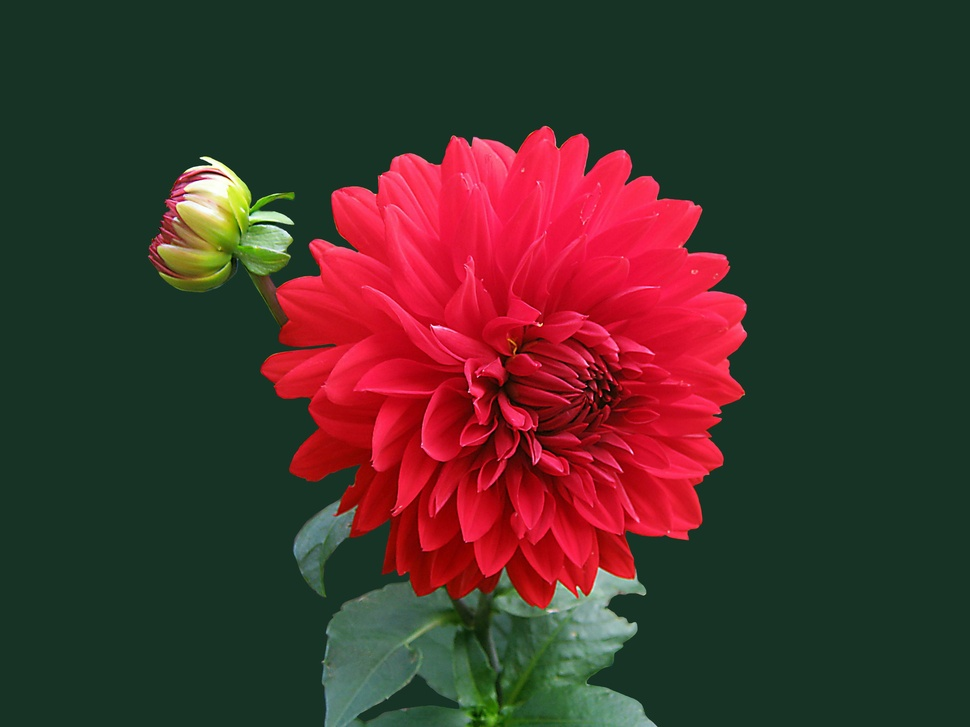
#> input picture image.jpg, 970 x 727 px, shrunk from 3648 x 2736 before the run
$ python abc3.py
#> lines starting #> are read from the running program, lines starting #| are printed output that depends on the picture
import cv2
import numpy as np
import matplotlib.pyplot as plt

def divide_img_blocks(img, n_blocks=(2, 2)):
    # Split the image horizontally into n_blocks[0] rows
    horizontal_blocks = np.array_split(img, n_blocks[0], axis=0)
    # Further split each horizontal block vertically into n_blocks[1] columns
    splitted_img = [np.array_split(block, n_blocks[1], axis=1) for block in horizontal_blocks]

    return splitted_img  # Return a list of lists containing the image blocks

# Read the image
img = cv2.imread('image.jpg')
#> img is the input picture: shape (727, 970, 3); mean B, G, R 43.1, 50.1, 70.7

# Convert BGR (OpenCV default) to RGB for displaying with matplotlib
img = cv2.cvtColor(img, cv2.COLOR_BGR2RGB)

# Divide the image into blocks
blocks = divide_img_blocks(img, n_blocks=(2, 2))
#> in divide_img_blocks, `horizontal_blocks = np.array_split(img, n_blocks[0], axis=0)`: horizontal_blocks = 2 items
#> blocks = 2 items

# Create a plot to show the blocks
fig, axes = plt.subplots(2, 2, figsize=(10, 10))

# Display each block
for i in range(2):
    for j in range(2):
        axes[i, j].imshow(blocks[i][j])
        axes[i, j].axis('off')  # Hide axis

plt.tight_layout()
plt.show()
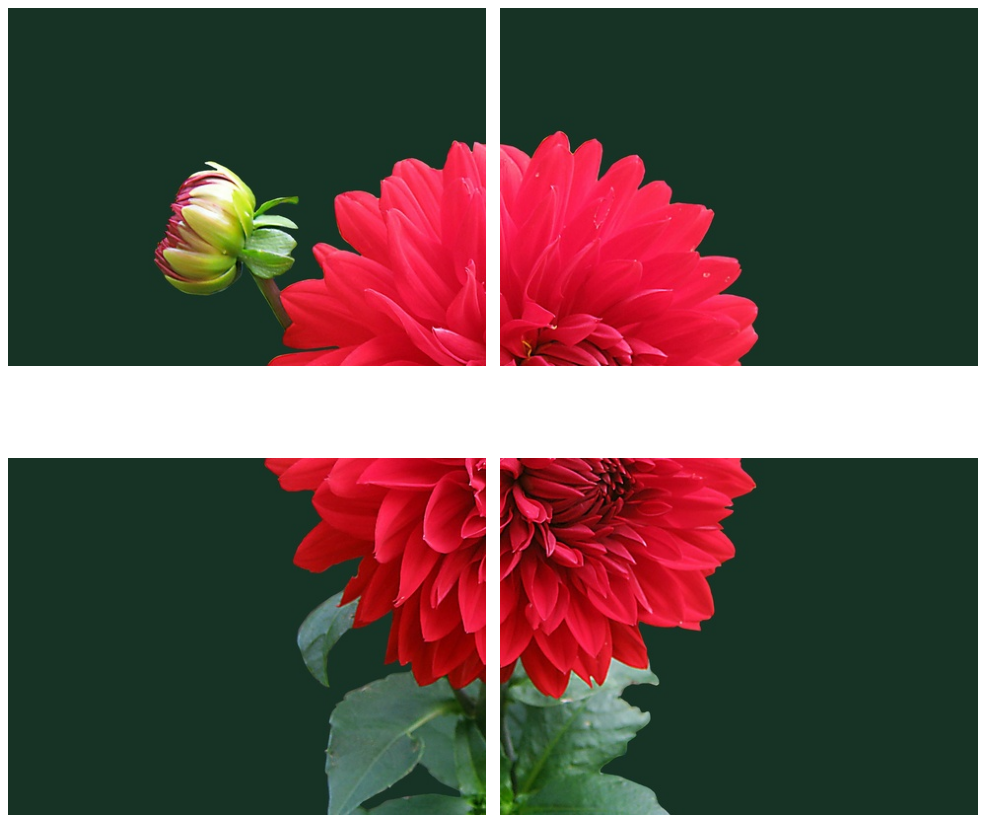
#> figure drawn by matplotlib, 4 panels
